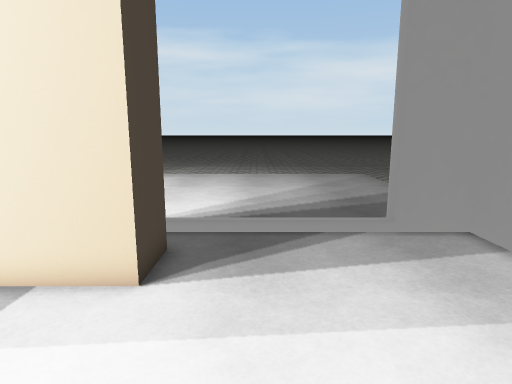
view 1 (above)

16 first-person views from a walk through a 3-D level made in the Unity game engine. The camera is 1.4 m above the floor, tilts 10° down and sees 75° across. The floor is counted in squares, 0.5 m on a side. Each view is taken from the middle of a square. On the plan, view 1 faces up. The plan holds only what a view shows up to about 20 squares ahead; the rest is blank. The place goes on beyond the plan. Door leaves are left out, so doorways stand open. Some surface patterns are stand-ins.

view 2
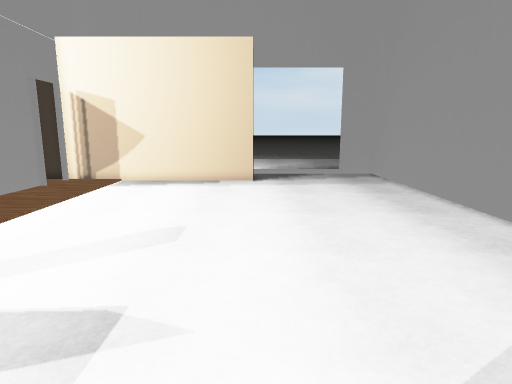

view 3
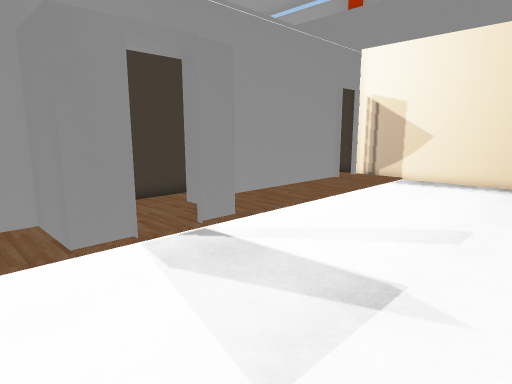

view 4
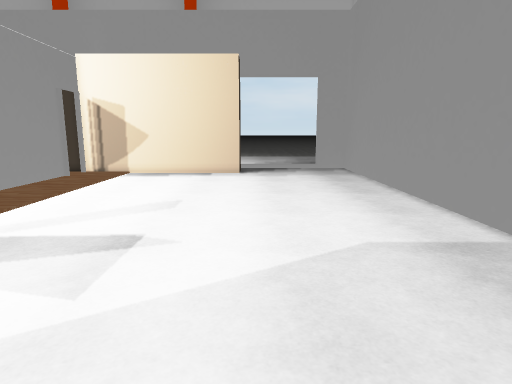

view 5
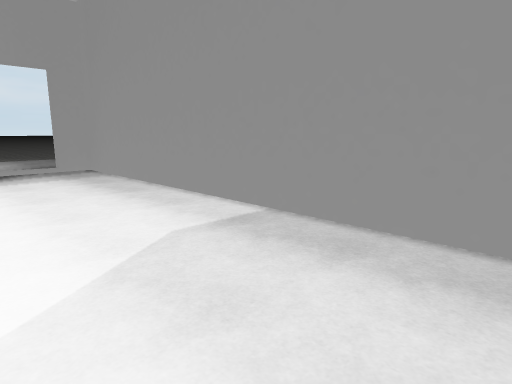

view 6
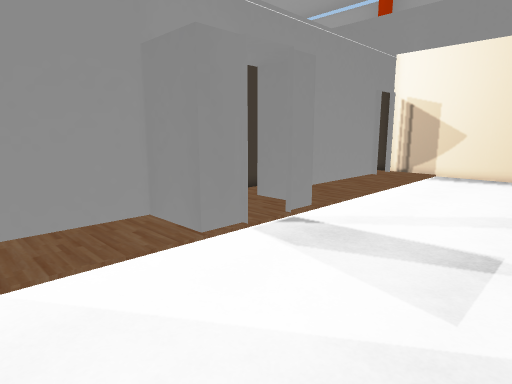

view 7
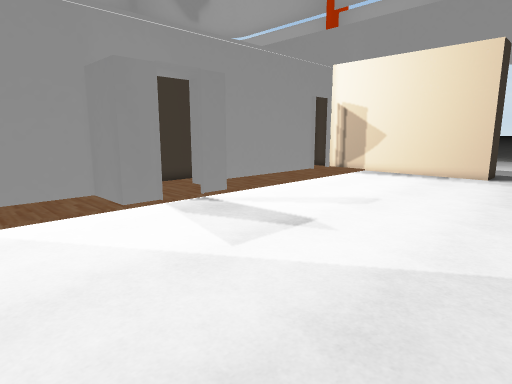

view 8
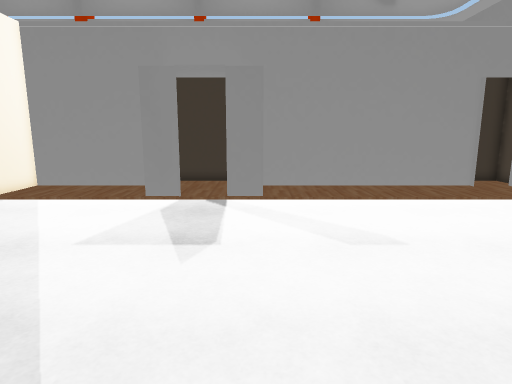

view 9
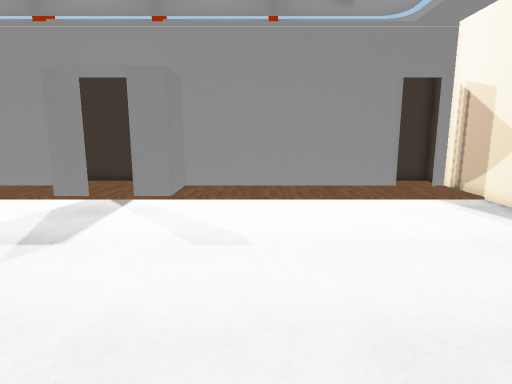

view 10
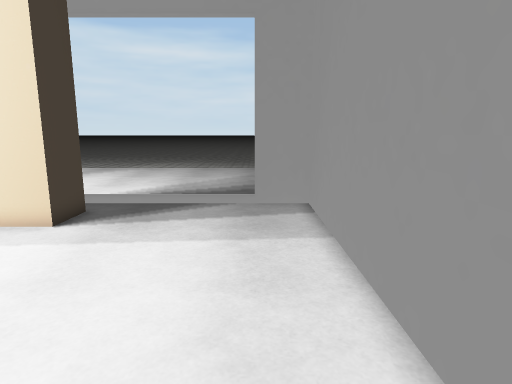

view 11
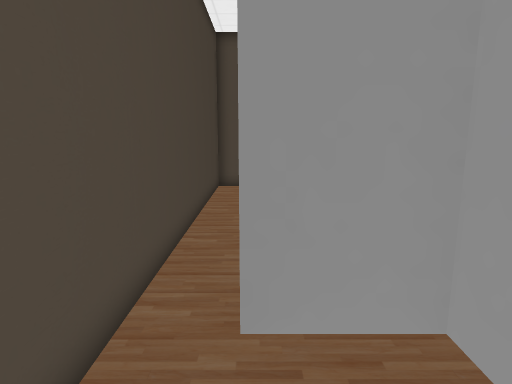

view 12
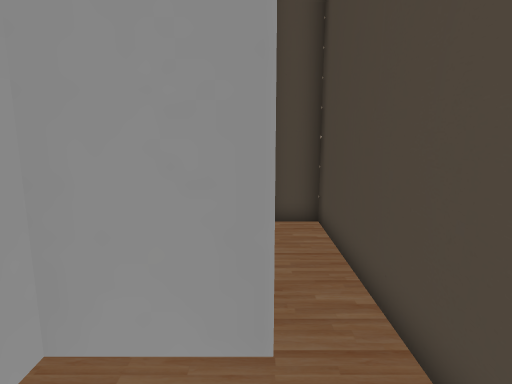

view 13
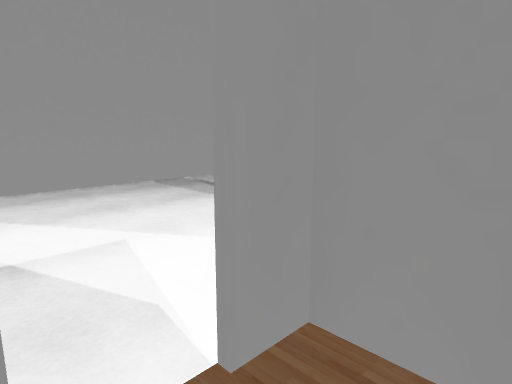

view 14
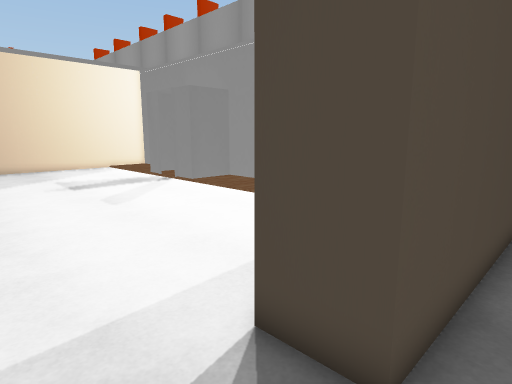

view 15
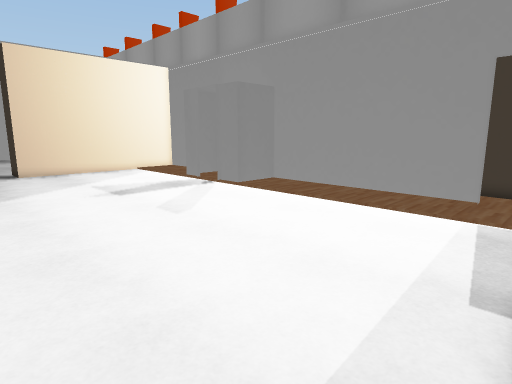

view 16
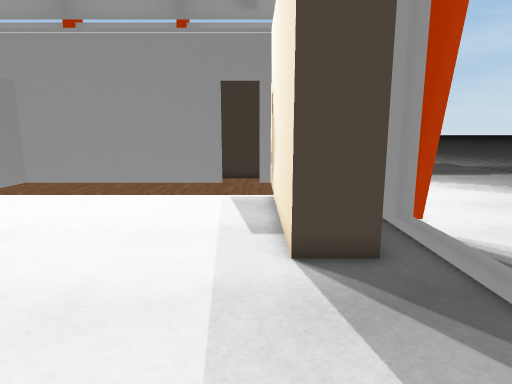

### Floor plan
Points are (right, up) in squares from view 1. A wall is a line through its corners. A room is listed if a view was taken in it or the views show most of it. See-through windows are left out.
Room 1 (views 1, 2, 3, 4, 5, 6, 7, 8, 9, 10, 14, 15, 16)
walls: (-10.3, -11.2) (-10.3, -12.8) (-13.2, -12.8) (-13.2, -18.5); (-13.2, 3.2) (-12.8, 3.2); (-13.2, 3.2) (-13.2, -7.7) (-10.3, -7.7) (-10.3, -9.2); (-6, 7.8) (-2.2, 7.8) (-2.2, 5.8) (-13.5, 5.8); (-12.8, 5.2) (-13.2, 5.2); (-13.2, 5.9) (-13.2, 5.1); (6.1, -18.5) (6.1, 9.3) (3.9, 9.3)
ways out: opening at (-13, 4.5) to room 2; opening at (-10, -10.5) to room 2
Room 2 (views 11, 12, 13)
walls: (-10.3, -9.2) (-10.3, -7.7) (-13.2, -7.7); (-13.2, -12.8) (-10.3, -12.8) (-10.3, -11.2); (-13.5, 5.8) (-15, 5.8) (-15, -18.5)
ways out: opening at (-13, 4.5) to room 1; opening at (-10, -10.5) to room 1

Where each view was taken, in squares from view 1:
view 1: 0 up, 0 right, facing up
view 2: 14 down, 2 left, facing up
view 3: 15 down, 2 left, facing up-left
view 4: 18 down, 1 left, facing up
view 5: 18 down, 3 left, facing up-right
view 6: 18 down, 3 left, facing up-left
view 7: 18 down, 2 right, facing up-left
view 8: 8 down, 4 right, facing left
view 9: 4 down, 4 right, facing left
view 10: 4 down, 4 right, facing up
view 11: 12 down, 13 left, facing up
view 12: 9 down, 13 left, facing down
view 13: 9 down, 13 left, facing down-right
view 14: 9 up, 1 right, facing down-left
view 15: 6 up, 2 right, facing down-left
view 16: 5 up, 5 right, facing left
